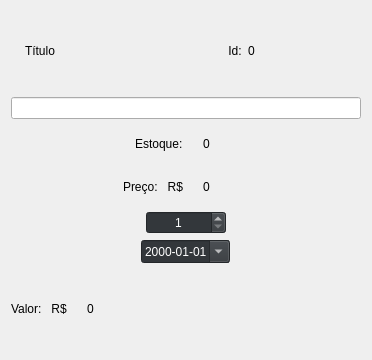
                          <widget class="QWidget" name="scrollAreaWidgetContents_7">
                           <property name="geometry">
                            <rect>
                             <x>0</x>
                             <y>0</y>
                             <width>372</width>
                             <height>360</height>
                            </rect>
                           </property>
                           <layout class="QVBoxLayout" name="verticalLayout_29">
                            <item>
                             <layout class="QHBoxLayout" name="horizontalLayout_15">
                              <item>
                               <widget class="QLabel" name="label_51">
                                <property name="styleSheet">
                                 <string notr="true"/>
                                </property>
                                <property name="frameShape">
                                 <enum>QFrame::NoFrame</enum>
                                </property>
                                <property name="text">
                                 <string>Título</string>
                                </property>
                                <property name="scaledContents">
                                 <bool>false</bool>
                                </property>
                                <property name="margin">
                                 <number>0</number>
                                </property>
                                <property name="indent">
                                 <number>14</number>
                                </property>
                               </widget>
                              </item>
                              <item alignment="Qt::AlignRight">
                               <widget class="QLabel" name="label_52">
                                <property name="text">
                                 <string>Id:</string>
                                </property>
                                <property name="alignment">
                                 <set>Qt::AlignCenter</set>
                                </property>
                                <property name="indent">
                                 <number>14</number>
                                </property>
                               </widget>
                              </item>
                              <item alignment="Qt::AlignLeft">
                               <widget class="QLabel" name="label_id_livro">
                                <property name="maximumSize">
                                 <size>
                                  <width>76</width>
                                  <height>16777215</height>
                                 </size>
                                </property>
                                <property name="text">
                                 <string>0</string>
                                </property>
                                <property name="alignment">
                                 <set>Qt::AlignCenter</set>
                                </property>
                               </widget>
                              </item>
                             </layout>
                            </item>
                            <item>
                             <widget class="QLineEdit" name="t_titulo_2">
                              <property name="enabled">
                               <bool>true</bool>
                              </property>
                              <property name="readOnly">
                               <bool>true</bool>
                              </property>
                             </widget>
                            </item>
                            <item>
                             <layout class="QHBoxLayout" name="horizontalLayout_16" stretch="1,1">
                              <item>
                               <layout class="QVBoxLayout" name="verticalLayout_30">
                                <item alignment="Qt::AlignRight">
                                 <widget class="QLabel" name="label_53">
                                  <property name="text">
                                   <string>Estoque:</string>
                                  </property>
                                 </widget>
                                </item>
                                <item alignment="Qt::AlignRight">
                                 <widget class="QLabel" name="label_54">
                                  <property name="text">
                                   <string>Preço:   R$</string>
                                  </property>
                                 </widget>
                                </item>
                               </layout>
                              </item>
                              <item>
                               <layout class="QVBoxLayout" name="verticalLayout_31">
                                <item alignment="Qt::AlignLeft">
                                 <widget class="QLabel" name="label_qtd_estoque">
                                  <property name="styleSheet">
                                   <string notr="true"/>
                                  </property>
                                  <property name="text">
                                   <string>0</string>
                                  </property>
                                  <property name="indent">
                                   <number>14</number>
                                  </property>
                                 </widget>
                                </item>
                                <item alignment="Qt::AlignLeft">
                                 <widget class="QLabel" name="label_preco">
                                  <property name="text">
                                   <string>0</string>
                                  </property>
                                  <property name="indent">
                                   <number>14</number>
                                  </property>
                                 </widget>
                                </item>
                               </layout>
                              </item>
                             </layout>
                            </item>
                            <item alignment="Qt::AlignHCenter">
                             <widget class="QSpinBox" name="spinBox">
                              <property name="minimumSize">
                               <size>
                                <width>80</width>
                                <height>0</height>
                               </size>
                              </property>
                              <property name="palette">
                               <palette>
                                <active>
                                 <colorrole role="WindowText">
                                  <brush brushstyle="SolidPattern">
                                   <color alpha="255">
                                    <red>255</red>
                                    <green>255</green>
                                    <blue>255</blue>
                                   </color>
                                  </brush>
                                 </colorrole>
                                 <colorrole role="Button">
                                  <brush brushstyle="SolidPattern">
                                   <color alpha="255">
                                    <red>51</red>
                                    <green>55</green>
                                    <blue>59</blue>
                                   </color>
                                  </brush>
                                 </colorrole>
                                 <colorrole role="Text">
                                  <brush brushstyle="SolidPattern">
                                   <color alpha="255">
                                    <red>255</red>
                                    <green>255</green>
                                    <blue>255</blue>
                                   </color>
                                  </brush>
                                 </colorrole>
                                 <colorrole role="ButtonText">
                                  <brush brushstyle="SolidPattern">
                                   <color alpha="255">
                                    <red>255</red>
                                    <green>255</green>
                                    <blue>255</blue>
                                   </color>
                                  </brush>
                                 </colorrole>
                                 <colorrole role="Base">
                                  <brush brushstyle="SolidPattern">
                                   <color alpha="255">
                                    <red>51</red>
                                    <green>55</green>
                                    <blue>59</blue>
                                   </color>
                                  </brush>
                                 </colorrole>
                                 <colorrole role="Window">
                                  <brush brushstyle="SolidPattern">
                                   <color alpha="255">
                                    <red>51</red>
                                    <green>55</green>
                                    <blue>59</blue>
                                   </color>
                                  </brush>
                                 </colorrole>
                                 <colorrole role="PlaceholderText">
                                  <brush brushstyle="NoBrush">
                                   <color alpha="128">
                                    <red>255</red>
                                    <green>255</green>
                                    <blue>255</blue>
                                   </color>
                                  </brush>
                                 </colorrole>
                                </active>
                                <inactive>
                                 <colorrole role="WindowText">
                                  <brush brushstyle="SolidPattern">
                                   <color alpha="255">
                                    <red>255</red>
                                    <green>255</green>
                                    <blue>255</blue>
                                   </color>
                                  </brush>
                                 </colorrole>
                                 <colorrole role="Button">
                                  <brush brushstyle="SolidPattern">
                                   <color alpha="255">
                                    <red>51</red>
                                    <green>55</green>
                                    <blue>59</blue>
                                   </color>
                                  </brush>
                                 </colorrole>
                                 <colorrole role="Text">
                                  <brush brushstyle="SolidPattern">
                                   <color alpha="255">
                                    <red>255</red>
                                    <green>255</green>
                                    <blue>255</blue>
                                   </color>
                                  </brush>
                                 </colorrole>
                                 <colorrole role="ButtonText">
                                  <brush brushstyle="SolidPattern">
                                   <color alpha="255">
                                    <red>255</red>
                                    <green>255</green>
                                    <blue>255</blue>
                                   </color>
                                  </brush>
                                 </colorrole>
                                 <colorrole role="Base">
                                  <brush brushstyle="SolidPattern">
                                   <color alpha="255">
                                    <red>51</red>
                                    <green>55</green>
                                    <blue>59</blue>
                                   </color>
                                  </brush>
                                 </colorrole>
                                 <colorrole role="Window">
                                  <brush brushstyle="SolidPattern">
                                   <color alpha="255">
                                    <red>51</red>
                                    <green>55</green>
                                    <blue>59</blue>
                                   </color>
                                  </brush>
                                 </colorrole>
                                 <colorrole role="PlaceholderText">
                                  <brush brushstyle="NoBrush">
                                   <color alpha="128">
                                    <red>255</red>
                                    <green>255</green>
                                    <blue>255</blue>
                                   </color>
                                  </brush>
                                 </colorrole>
                                </inactive>
                                <disabled>
                                 <colorrole role="WindowText">
                                  <brush brushstyle="SolidPattern">
                                   <color alpha="255">
                                    <red>255</red>
                                    <green>255</green>
                                    <blue>255</blue>
                                   </color>
                                  </brush>
                                 </colorrole>
                                 <colorrole role="Button">
                                  <brush brushstyle="SolidPattern">
                                   <color alpha="255">
                                    <red>51</red>
                                    <green>55</green>
                                    <blue>59</blue>
                                   </color>
                                  </brush>
                                 </colorrole>
                                 <colorrole role="Text">
                                  <brush brushstyle="SolidPattern">
                                   <color alpha="255">
                                    <red>255</red>
                                    <green>255</green>
                                    <blue>255</blue>
                                   </color>
                                  </brush>
                                 </colorrole>
                                 <colorrole role="ButtonText">
                                  <brush brushstyle="SolidPattern">
                                   <color alpha="255">
                                    <red>255</red>
                                    <green>255</green>
                                    <blue>255</blue>
                                   </color>
                                  </brush>
                                 </colorrole>
                                 <colorrole role="Base">
                                  <brush brushstyle="SolidPattern">
                                   <color alpha="255">
                                    <red>51</red>
                                    <green>55</green>
                                    <blue>59</blue>
                                   </color>
                                  </brush>
                                 </colorrole>
                                 <colorrole role="Window">
                                  <brush brushstyle="SolidPattern">
                                   <color alpha="255">
                                    <red>51</red>
                                    <green>55</green>
                                    <blue>59</blue>
                                   </color>
                                  </brush>
                                 </colorrole>
                                 <colorrole role="PlaceholderText">
                                  <brush brushstyle="NoBrush">
                                   <color alpha="128">
                                    <red>255</red>
                                    <green>255</green>
                                    <blue>255</blue>
                                   </color>
                                  </brush>
                                 </colorrole>
                                </disabled>
                               </palette>
                              </property>
                              <property name="alignment">
                               <set>Qt::AlignCenter</set>
                              </property>
                              <property name="minimum">
                               <number>1</number>
                              </property>
                             </widget>
                            </item>
                            <item alignment="Qt::AlignHCenter">
                             <widget class="QDateEdit" name="dateEdit">
                              <property name="palette">
                               <palette>
                                <active>
                                 <colorrole role="WindowText">
                                  <brush brushstyle="SolidPattern">
                                   <color alpha="255">
                                    <red>255</red>
                                    <green>255</green>
                                    <blue>255</blue>
                                   </color>
                                  </brush>
                                 </colorrole>
                                 <colorrole role="Button">
                                  <brush brushstyle="SolidPattern">
                                   <color alpha="255">
                                    <red>51</red>
                                    <green>55</green>
                                    <blue>59</blue>
                                   </color>
                                  </brush>
                                 </colorrole>
                                 <colorrole role="Text">
                                  <brush brushstyle="SolidPattern">
                                   <color alpha="255">
                                    <red>255</red>
                                    <green>255</green>
                                    <blue>255</blue>
                                   </color>
                                  </brush>
                                 </colorrole>
                                 <colorrole role="ButtonText">
                                  <brush brushstyle="SolidPattern">
                                   <color alpha="255">
                                    <red>255</red>
                                    <green>255</green>
                                    <blue>255</blue>
                                   </color>
                                  </brush>
                                 </colorrole>
                                 <colorrole role="Base">
                                  <brush brushstyle="SolidPattern">
                                   <color alpha="255">
                                    <red>51</red>
                                    <green>55</green>
                                    <blue>59</blue>
                                   </color>
                                  </brush>
                                 </colorrole>
                                 <colorrole role="Window">
                                  <brush brushstyle="SolidPattern">
                                   <color alpha="255">
                                    <red>51</red>
                                    <green>55</green>
                                    <blue>59</blue>
                                   </color>
                                  </brush>
                                 </colorrole>
                                 <colorrole role="PlaceholderText">
                                  <brush brushstyle="NoBrush">
                                   <color alpha="128">
                                    <red>255</red>
                                    <green>255</green>
                                    <blue>255</blue>
                                   </color>
                                  </brush>
                                 </colorrole>
                                </active>
                                <inactive>
                                 <colorrole role="WindowText">
                                  <brush brushstyle="SolidPattern">
                                   <color alpha="255">
                                    <red>255</red>
                                    <green>255</green>
                                    <blue>255</blue>
                                   </color>
                                  </brush>
                                 </colorrole>
                                 <colorrole role="Button">
                                  <brush brushstyle="SolidPattern">
                                   <color alpha="255">
                                    <red>51</red>
                                    <green>55</green>
                                    <blue>59</blue>
                                   </color>
                                  </brush>
                                 </colorrole>
                                 <colorrole role="Text">
                                  <brush brushstyle="SolidPattern">
                                   <color alpha="255">
                                    <red>255</red>
                                    <green>255</green>
                                    <blue>255</blue>
                                   </color>
                                  </brush>
                                 </colorrole>
                                 <colorrole role="ButtonText">
                                  <brush brushstyle="SolidPattern">
                                   <color alpha="255">
                                    <red>255</red>
                                    <green>255</green>
                                    <blue>255</blue>
                                   </color>
                                  </brush>
                                 </colorrole>
                                 <colorrole role="Base">
                                  <brush brushstyle="SolidPattern">
                                   <color alpha="255">
                                    <red>51</red>
                                    <green>55</green>
                                    <blue>59</blue>
                                   </color>
                                  </brush>
                                 </colorrole>
                                 <colorrole role="Window">
                                  <brush brushstyle="SolidPattern">
                                   <color alpha="255">
                                    <red>51</red>
                                    <green>55</green>
                                    <blue>59</blue>
                                   </color>
                                  </brush>
                                 </colorrole>
                                 <colorrole role="PlaceholderText">
                                  <brush brushstyle="NoBrush">
                                   <color alpha="128">
                                    <red>255</red>
                                    <green>255</green>
                                    <blue>255</blue>
                                   </color>
                                  </brush>
                                 </colorrole>
                                </inactive>
                                <disabled>
                                 <colorrole role="WindowText">
                                  <brush brushstyle="SolidPattern">
                                   <color alpha="255">
                                    <red>255</red>
                                    <green>255</green>
                                    <blue>255</blue>
                                   </color>
                                  </brush>
                                 </colorrole>
                                 <colorrole role="Button">
                                  <brush brushstyle="SolidPattern">
                                   <color alpha="255">
                                    <red>51</red>
                                    <green>55</green>
                                    <blue>59</blue>
                                   </color>
                                  </brush>
                                 </colorrole>
                                 <colorrole role="Text">
                                  <brush brushstyle="SolidPattern">
                                   <color alpha="255">
                                    <red>255</red>
                                    <green>255</green>
                                    <blue>255</blue>
                                   </color>
                                  </brush>
                                 </colorrole>
                                 <colorrole role="ButtonText">
                                  <brush brushstyle="SolidPattern">
                                   <color alpha="255">
                                    <red>255</red>
                                    <green>255</green>
                                    <blue>255</blue>
                                   </color>
                                  </brush>
                                 </colorrole>
                                 <colorrole role="Base">
                                  <brush brushstyle="SolidPattern">
                                   <color alpha="255">
                                    <red>51</red>
                                    <green>55</green>
                                    <blue>59</blue>
                                   </color>
                                  </brush>
                                 </colorrole>
                                 <colorrole role="Window">
                                  <brush brushstyle="SolidPattern">
                                   <color alpha="255">
                                    <red>51</red>
                                    <green>55</green>
                                    <blue>59</blue>
                                   </color>
                                  </brush>
                                 </colorrole>
                                 <colorrole role="PlaceholderText">
                                  <brush brushstyle="NoBrush">
                                   <color alpha="128">
                                    <red>255</red>
                                    <green>255</green>
                                    <blue>255</blue>
                                   </color>
                                  </brush>
                                 </colorrole>
                                </disabled>
                               </palette>
                              </property>
                              <property name="autoFillBackground">
                               <bool>false</bool>
                              </property>
                              <property name="maximumDate">
                               <date>
                                <year>9999</year>
                                <month>12</month>
                                <day>31</day>
                               </date>
                              </property>
                              <property name="displayFormat">
                               <string>yyyy-MM-dd</string>
                              </property>
                              <property name="calendarPopup">
                               <bool>true</bool>
                              </property>
                             </widget>
                            </item>
                            <item>
                             <layout class="QHBoxLayout" name="horizontalLayout_17" stretch="0,4">
                              <item alignment="Qt::AlignRight">
                               <widget class="QLabel" name="label_55">
                                <property name="text">
                                 <string>Valor:   R$</string>
                                </property>
                               </widget>
                              </item>
                              <item alignment="Qt::AlignLeft">
                               <widget class="QLabel" name="label_valor">
                                <property name="text">
                                 <string>0</string>
                                </property>
                                <property name="indent">
                                 <number>14</number>
                                </property>
                               </widget>
                              </item>
                             </layout>
                            </item>
                           </layout>
                          </widget>
